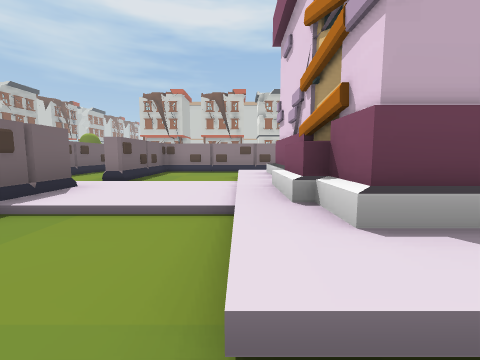
[1] (above)

15 first-person views from a walk through a scene from a Unity 3-D project. The camera is 1.2 m above the floor, tilts 6° down and sees 90° across. The floor is counted in squares, 2 m on a side. Each view is taken from the middle of a square. On the plan, view 1 faces up. The plan holds only what a view shows up to about 9 squares ahead; the rest is blank. The place goes on beyond the plan.

[2]
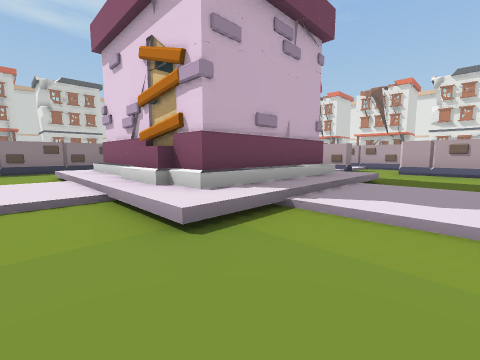

[3]
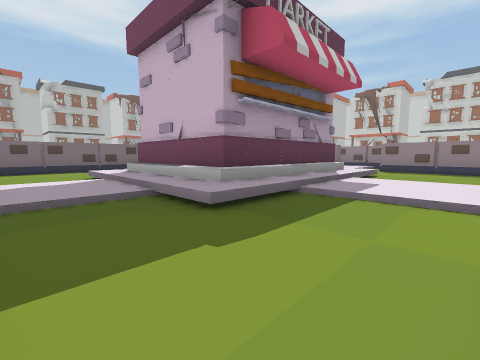

[4]
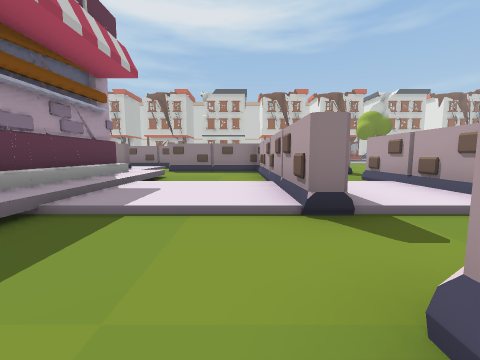

[5]
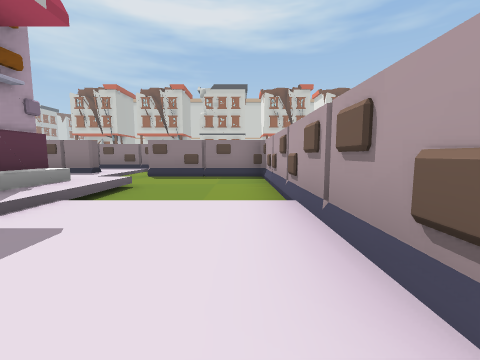

[6]
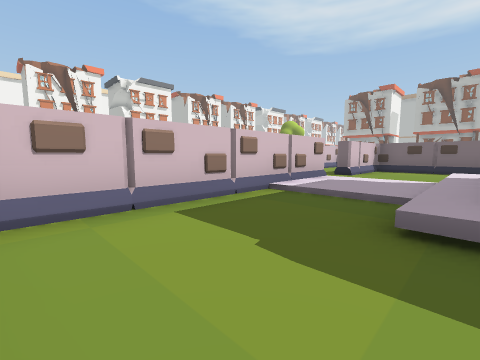

[7]
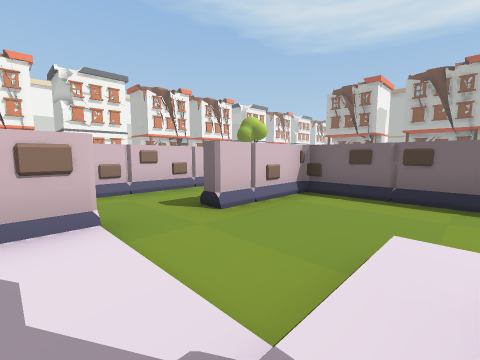

[8]
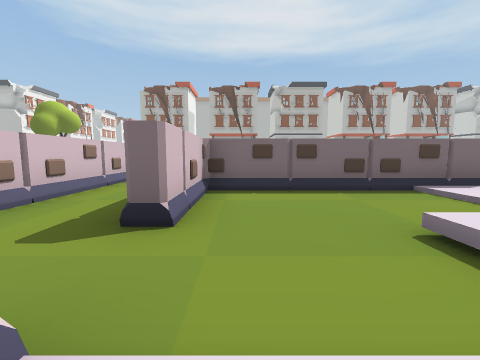

[9]
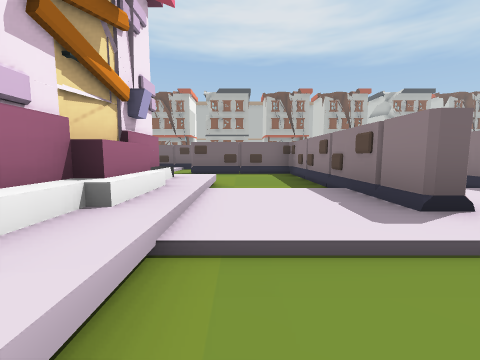

[10]
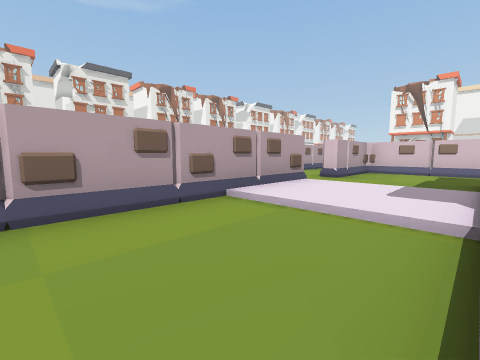

[11]
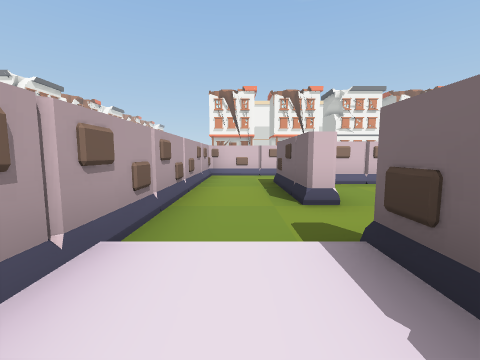

[12]
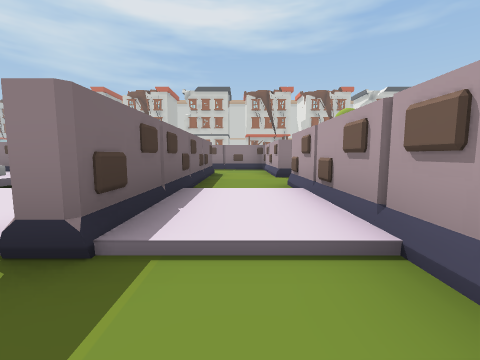

[13]
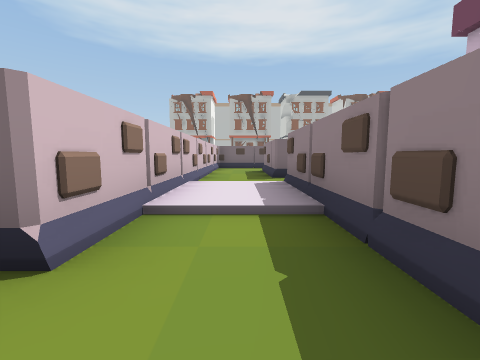

[14]
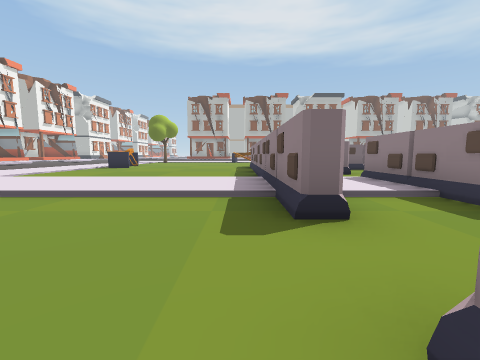

[15]
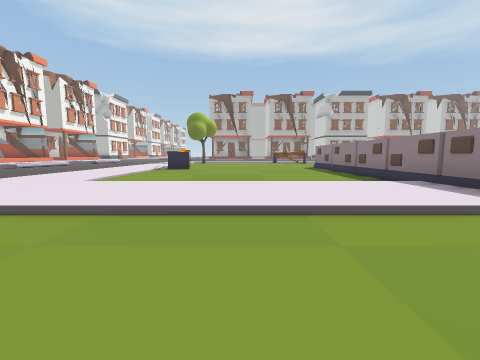

### Floor plan
Key: @ floor where view 1 was taken; # wall or solid block; . main floor; : floor 0.25 m higher than the main floor; + floor 0.5 m higher than the main floor; / step, stairs or slope.
Columns run from 3 left of view 1 to 11 right of it. Each row starts with its distance up from view 1.
  9 #######.####.#
  8 #....::....#.#.
  7 #....::....#...
  6 #..//////..#..
  5 .../####/..#.#
  4 #::/#  #/::#:#
  3 #::/#  #/::#:#
  2 #../####/....#
  1 #../++++/....#
  0 #..@.::....#.#
 -1 #....::....#.#
 -2 ###..#######.#
 -3 .....::......#
 -4 ########..####
 -5 .....::....
 -6 .....::...
 -7 .....::...
 -8 .....::...
 -9 .....::..
-10 .....::..
-11 .....::
-12 ......
-13 .....
-14 ....
-15 ...
-16 ..

Where each view was taken, in squares from view 1:
view 1: 0 up, 0 right, facing up
view 2: 1 down, 1 left, facing up-right
view 3: 1 down, 7 right, facing up-left
view 4: 0 up, 7 right, facing up
view 5: 2 up, 7 right, facing up
view 6: 1 up, 7 right, facing down-left
view 7: 1 up, 2 right, facing down-left
view 8: 1 down, 2 right, facing left
view 9: 7 up, 5 right, facing left
view 10: 7 up, 5 right, facing down-right
view 11: 4 up, 9 right, facing down
view 12: 1 up, 9 right, facing up
view 13: 3 down, 6 right, facing left
view 14: 5 down, 7 right, facing left
view 15: 8 down, 6 right, facing left
